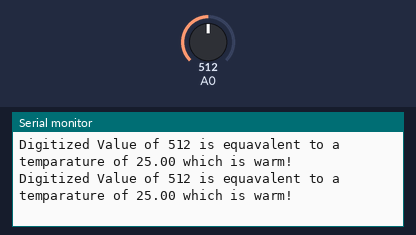
Bench run of a program on a simulated ESP8266 (Wemos D1 mini). Shown: the last lines printed to the serial monitor. The inputs (shaded band) are chosen by the test bench; at power-on: A0 = 512.

Above: at 2.8 s.
2.9 s: A0 set to 716
At 5.2 s:
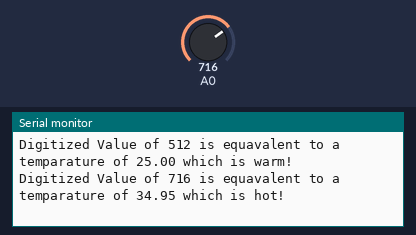
7.5 s: A0 set to 900
At 8.4 s:
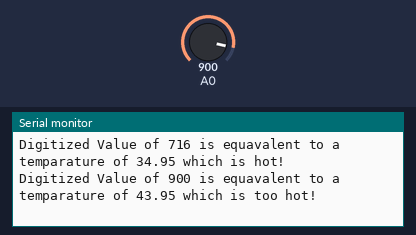
11.5 s: A0 set to 511
At 12.7 s:
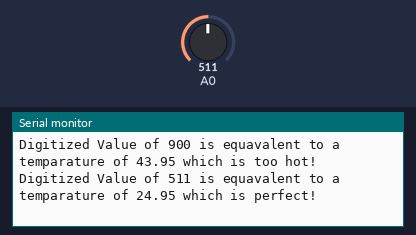
15.5 s: A0 set to 306
At 17.1 s:
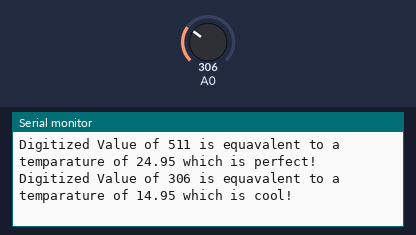
19.5 s: A0 set to 122
At 21.5 s:
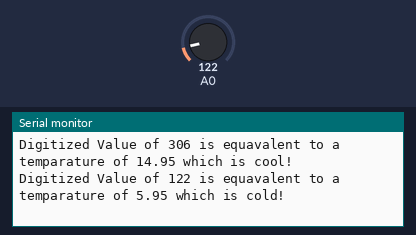

Measured:
- after the input at 2.9 s, the serial monitor: prints a new line after 1.1 s (image 1)
- after the input at 7.5 s, the serial monitor: prints a new line after 0.51 s (image 2)
- after the input at 11.5 s, the serial monitor: prints a new line after 0.51 s (image 3)
- after the input at 15.5 s, the serial monitor: prints a new line after 0.51 s (image 4)
- after the input at 19.5 s, the serial monitor: prints a new line after 0.52 s (image 5)

The program:

main.cpp
```cpp
/**
  I, Alec Pasion, 000811377 certify that this material is my original work. No other person's work has been used
  without due acknowledgement.
**/
#include <Arduino.h>
#include <math.h>
void setup() {
  Serial.begin(115200);
}
void loop() {
  int iVal;
  // read digitized value from the D1 Mini's A/D convertor
  iVal = analogRead(A0);

  float temperature = map(iVal,0,pow(2,10),0,1000)/20.00;
  String statement = "";
  if(temperature < 10){
    statement = "cold!";
  }else if (temperature <15 && temperature >= 10)
  {
    statement = "cool!";
  }else if (temperature <25 && temperature >=15)
  {
    statement = "perfect!";
  }else if (temperature <30 && temperature >=25)
  {
    statement = "warm!";
  }else if (temperature <35 && temperature >= 30)
  {
    statement = "hot!";
  }else {
    statement = "too hot!";
  }


  Serial.println("Digitized Value of " + String(int(iVal)) + " is equavalent to a temparature of " + String(temperature) +" which is " + statement);

  // wait 0.5 seconds (500 ms)
  delay(2000);
}
```
